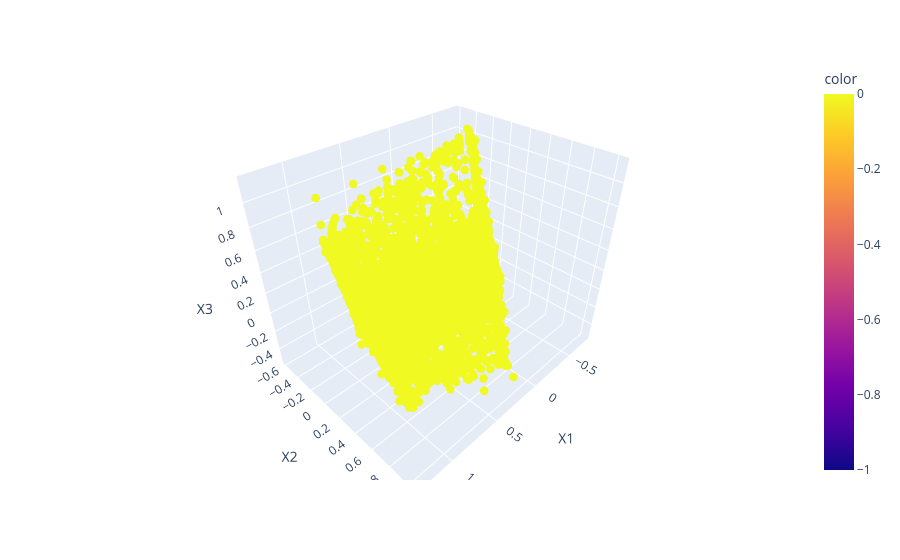

The cell this chart's notebook holds for it:
### Code cell
fig = px.scatter_3d(new_df, x = "X1", y = "X2", z = "X3", color = db_model.labels_)
fig.update_traces(marker_size = 5)
fig.show()

### Figure 1 — Plotly figure (JSON) as saved in the notebook; plotly's stock layout.template omitted (floating-point values rounded to 4 significant figures; data arrays with more than 128 entries replaced by an {"elided": "..."} marker saying what was removed)
{"data": [{"hovertemplate": "X1=%{x}<br>X2=%{y}<br>X3=%{z}<br>color=%{marker.color}<extra></extra>", "legendgroup": "", "marker": {"color": {"elided": "8637 int values"}, "coloraxis": "coloraxis", "size": 5, "symbol": "circle"}, "mode": "markers", "name": "", "scene": "scene", "showlegend": false, "type": "scatter3d", "x": {"elided": "8637 float values"}, "y": {"elided": "8637 float values"}, "z": {"elided": "8637 float values"}}], "layout": {"coloraxis": {"colorbar": {"title": {"text": "color"}}, "colorscale": [[0, "#0d0887"], [0.1111, "#46039f"], [0.2222, "#7201a8"], [0.3333, "#9c179e"], [0.4444, "#bd3786"], [0.5556, "#d8576b"], [0.6667, "#ed7953"], [0.7778, "#fb9f3a"], [0.8889, "#fdca26"], [1, "#f0f921"]]}, "legend": {"tracegroupgap": 0}, "margin": {"t": 60}, "scene": {"domain": {"x": [0, 1], "y": [0, 1]}, "xaxis": {"title": {"text": "X1"}}, "yaxis": {"title": {"text": "X2"}}, "zaxis": {"title": {"text": "X3"}}}}}
